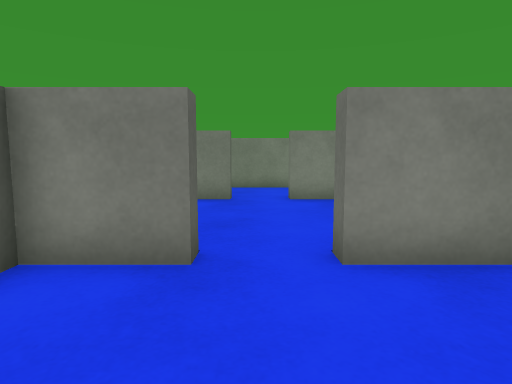
[1] (above)

16 first-person views from a walk through a scene from a Unity 3-D project. The camera is 0.62 m above the floor, tilts 6° down and sees 75° across. The floor is counted in squares, 0.5 m on a side. Each view is taken from the middle of a square. On the plan, view 1 faces up. The plan holds only what a view shows up to about 14 squares ahead; the rest is blank. Surface patterns are stand-ins for the level's own textures.

[2]
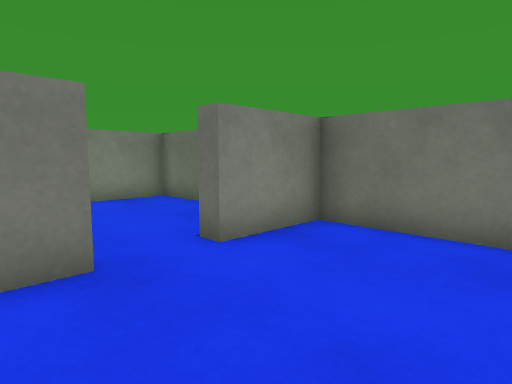

[3]
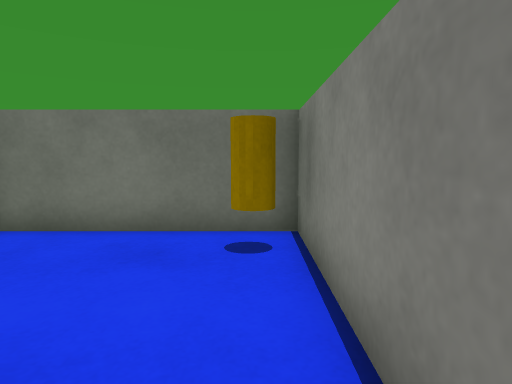

[4]
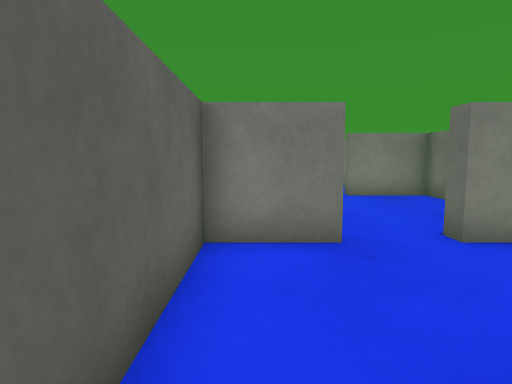

[5]
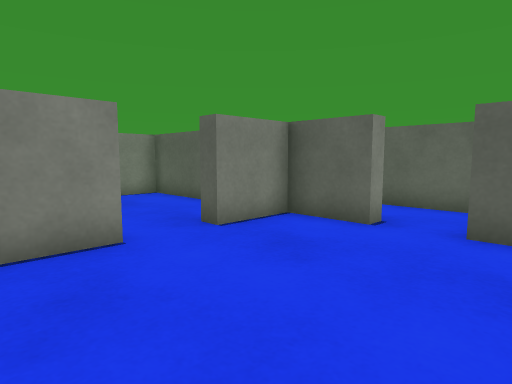

[6]
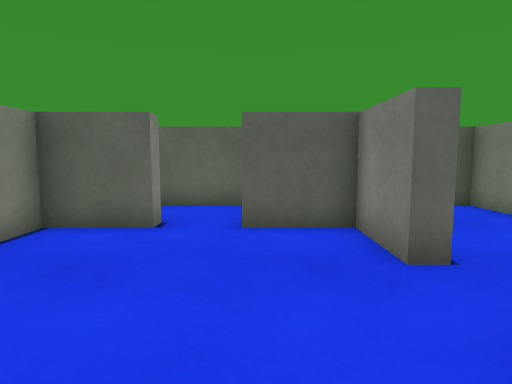

[7]
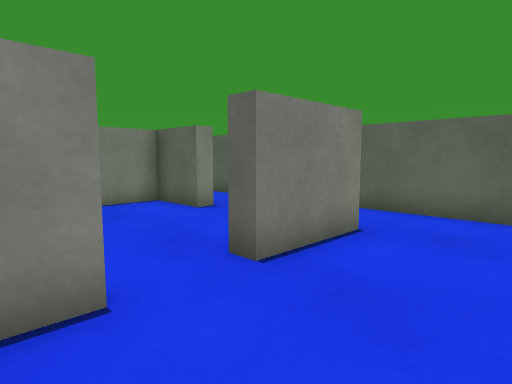

[8]
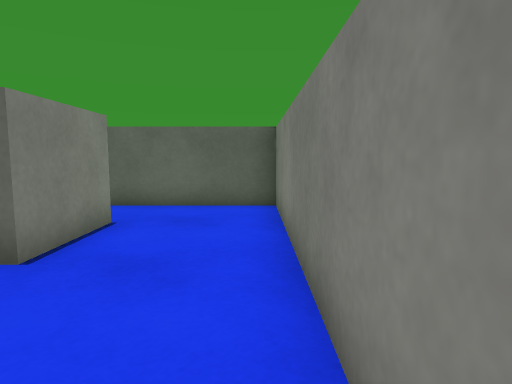

[9]
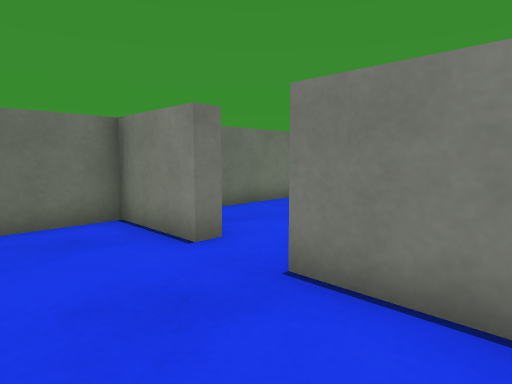

[10]
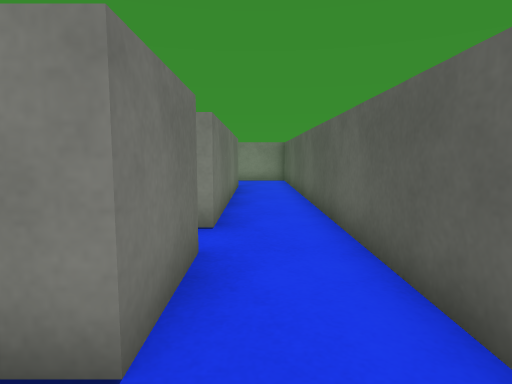

[11]
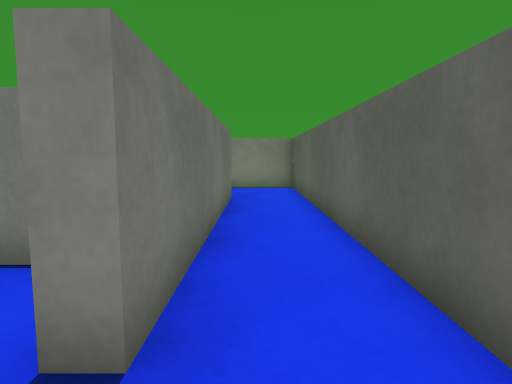

[12]
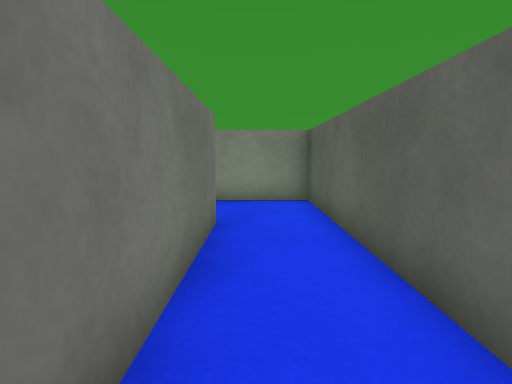

[13]
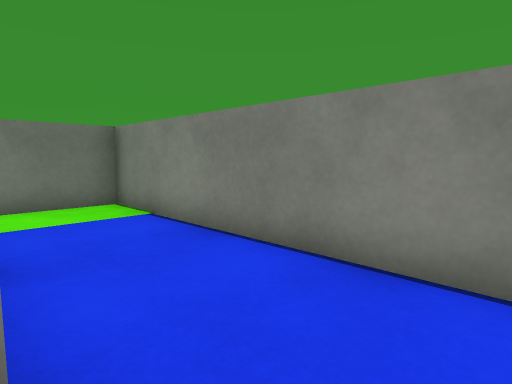

[14]
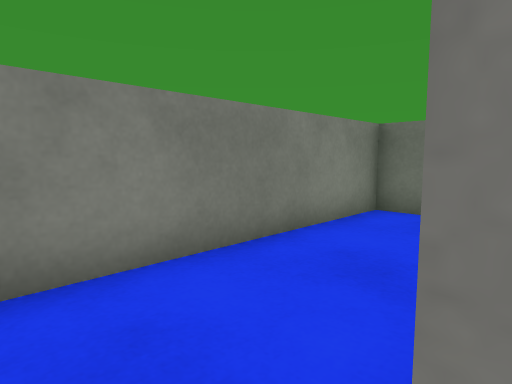

[15]
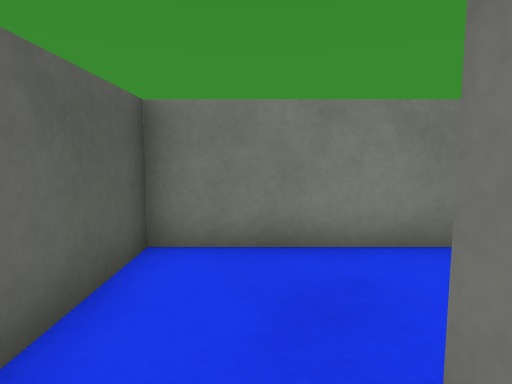

[16]
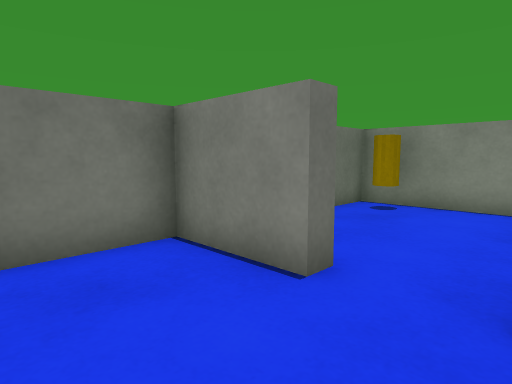

### Floor plan
Ten units are one square. View 1 is at (0, 0); x grows to the right and y downward. Boxes are objects, and circles mark ways between rooms. Rooms are numbered by the first view taken in them; rooms with no view inside come last. Other rooms are left out.
<svg viewBox="-60 -140 100 200">
<path fill="none" stroke="#000" d="M-8 -43 -8 -37 -27 -37 -27 17 35 17 35 -37 10 -37 10 -43M-27 -62 -27 -43 -8 -43M-8 -97 -27 -97 -27 -78M10 -43 35 -43 35 -97 10 -97M-33 -78 -33 -103 -8 -103 -8 -97M-33 22 -33 -62 -27 -62M10 -97 10 -103 35 -103 35 -135 -55 -135 -55 55 35 55 35 30"/>
<rect x="15" y="5" width="20" height="10" fill="#bbb"><title>cylinder</title></rect>
<circle cx="5" cy="-40" r="3" fill="#2a7"/>
<circle cx="-30" cy="-70" r="3" fill="#2a7"/>
<circle cx="5" cy="-100" r="3" fill="#2a7"/>
<text x="0" y="-10">1</text>
<text x="0" y="-70">2</text>
<text x="-40" y="-40">3</text>
</svg>
Room 1 opens to room 2. Room 2 opens to room 3.

Where each view was taken, in squares from view 1:
view 1: 0 up, 0 right, facing up
view 2: 0 up, 2 left, facing up-right
view 3: 1 down, 2 left, facing right
view 4: 1 down, 2 left, facing up
view 5: 9 up, 3 right, facing down-left
view 6: 8 up, 3 right, facing left
view 7: 13 up, 2 right, facing down-left
view 8: 13 up, 3 right, facing left
view 9: 13 up, 3 left, facing down-right
view 10: 12 up, 4 left, facing down
view 11: 8 up, 4 left, facing down
view 12: 4 up, 4 left, facing down
view 13: 2 down, 5 left, facing down-right
view 14: 10 up, 4 left, facing up-right
view 15: 9 up, 4 left, facing up
view 16: 7 up, 1 left, facing down-right
